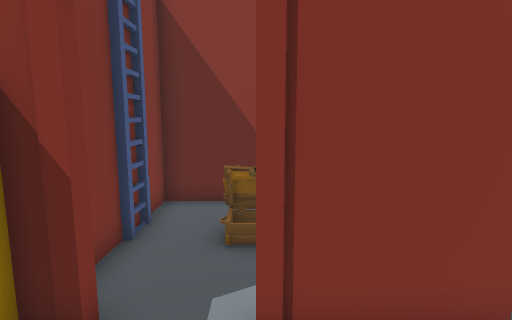
view 1 (above)

16 first-person views from a walk through a scene from a Unity 3-D project. The camera is 1.3 m above the floor, tilts 8° down and sees 80° across. Doors are open. The floor is counted in squares, 0.5 m on a side. Each view is taken from the middle of a square. On the plan, view 1 faces up. The plan holds only what a view shows up to about 20 squares ahead; the rest is blank. The place goes on beyond the plan. The player character is not drawn.

view 2
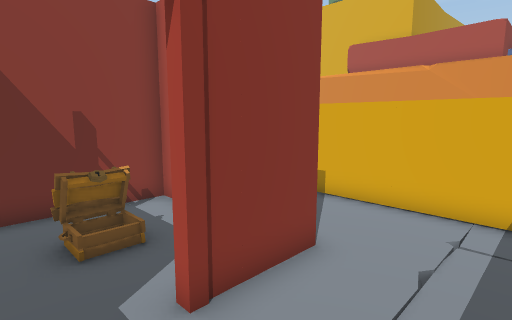

view 3
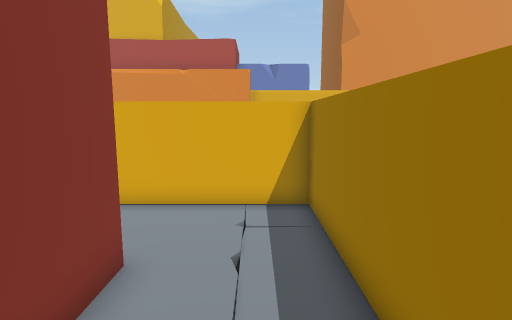

view 4
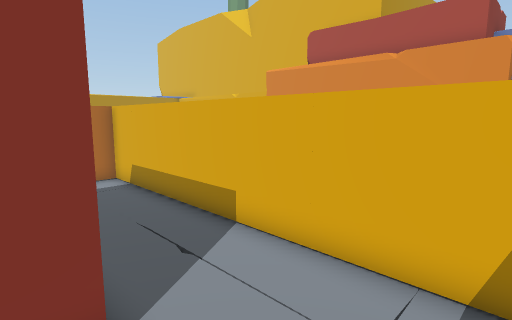

view 5
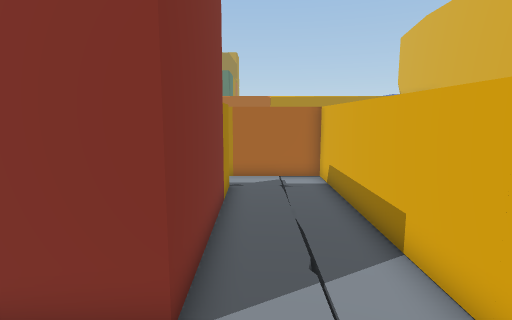

view 6
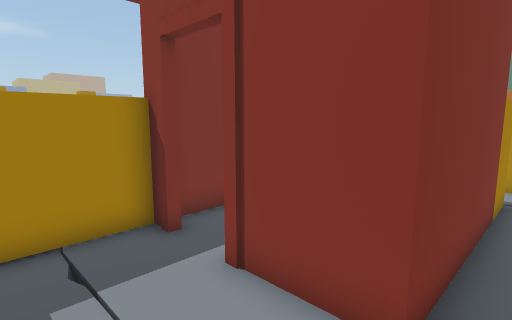

view 7
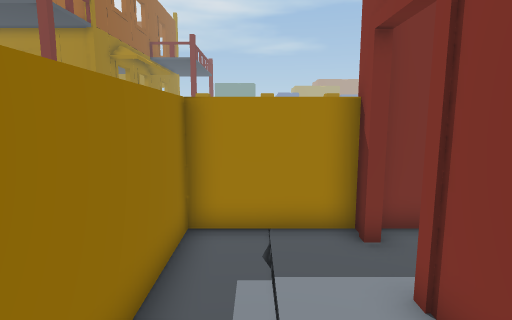

view 8
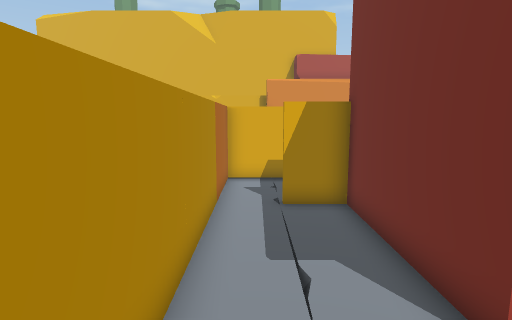

view 9
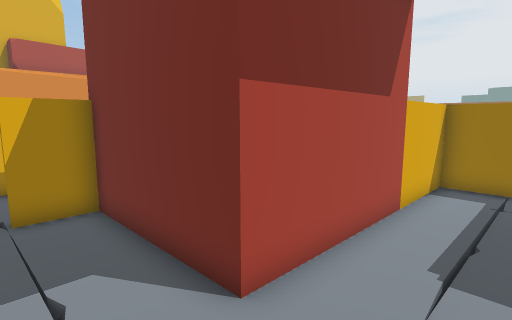

view 10
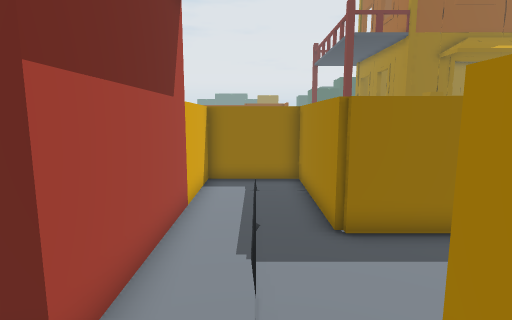

view 11
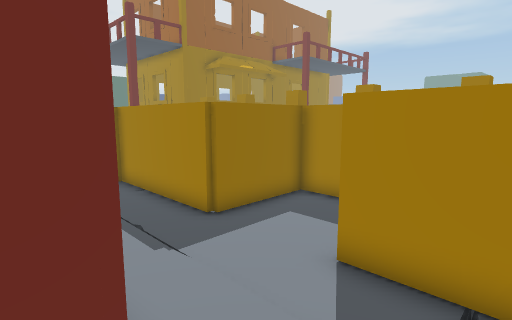

view 12
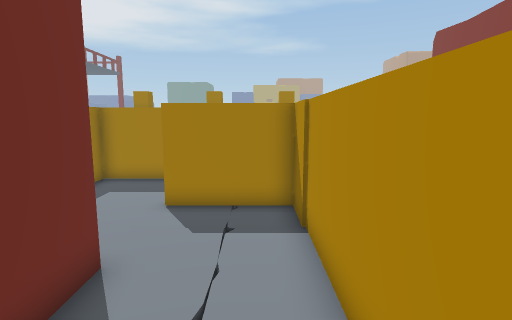

view 13
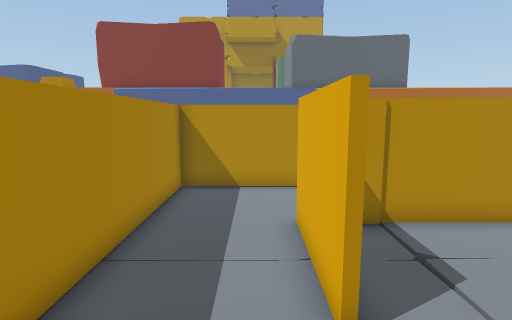

view 14
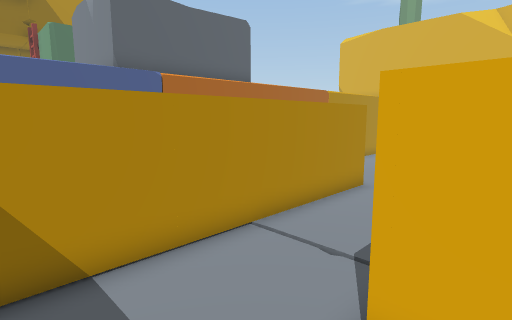

view 15
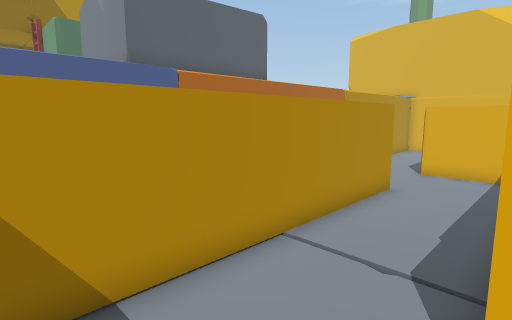

view 16
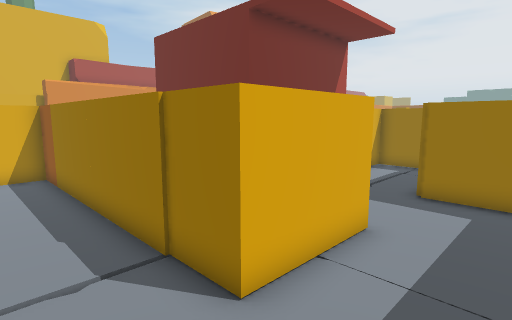

### Floor plan
Key: @ floor where view 1 was taken; # wall or solid block; . main floor; - floor 0.25 m lower than the main floor; / step, stairs or slope; L ladder; C chest.
Columns run from 16 left of view 1 to 11 right of it. Each row starts with its distance up from view 1.
 21     #################    #
 20                        .....
 19                      .......
 18                   .......
 17      #############...#
 16      #...../.........#
 15      #...../.........#
 14      #...../.........#
 13      #...###############
 12      #...#.........../.#
 11      #...#.-.......#./.#
 10      #...#.........#...#
  9      #.......#######...#
  8      #.......#.....#...#
  7      #...../.L.C C.#./.#
  6  #   #...../.#..C..#./.#
  5  #   #####./.#.... #./.#
  4          #./.##..  #./.#
  3          #...##.####./.#
  2          #...#......./.#
  1          #.-.#... .../.#
  0          #...#..@ .....#
 -1          ###############
 -2
 -3
 -4
 -5
 -6
 -7
 -8
 -9 ##
-10  #

Positions as (right, up) in squares from view 1, and headings:
1: (0, 0), facing up
2: (-2, 0), facing up-right
3: (-2, 1), facing right
4: (2, 0), facing up-right
5: (4, 0), facing up
6: (4, 0), facing up-left
7: (4, 1), facing left
8: (-6, 12), facing right
9: (-6, 12), facing down-right
10: (-5, 12), facing down
11: (-2, 12), facing down-left
12: (2, 12), facing left
13: (-8, 6), facing up
14: (-10, 12), facing up-right
15: (-10, 13), facing up-right
16: (-10, 16), facing down-right
